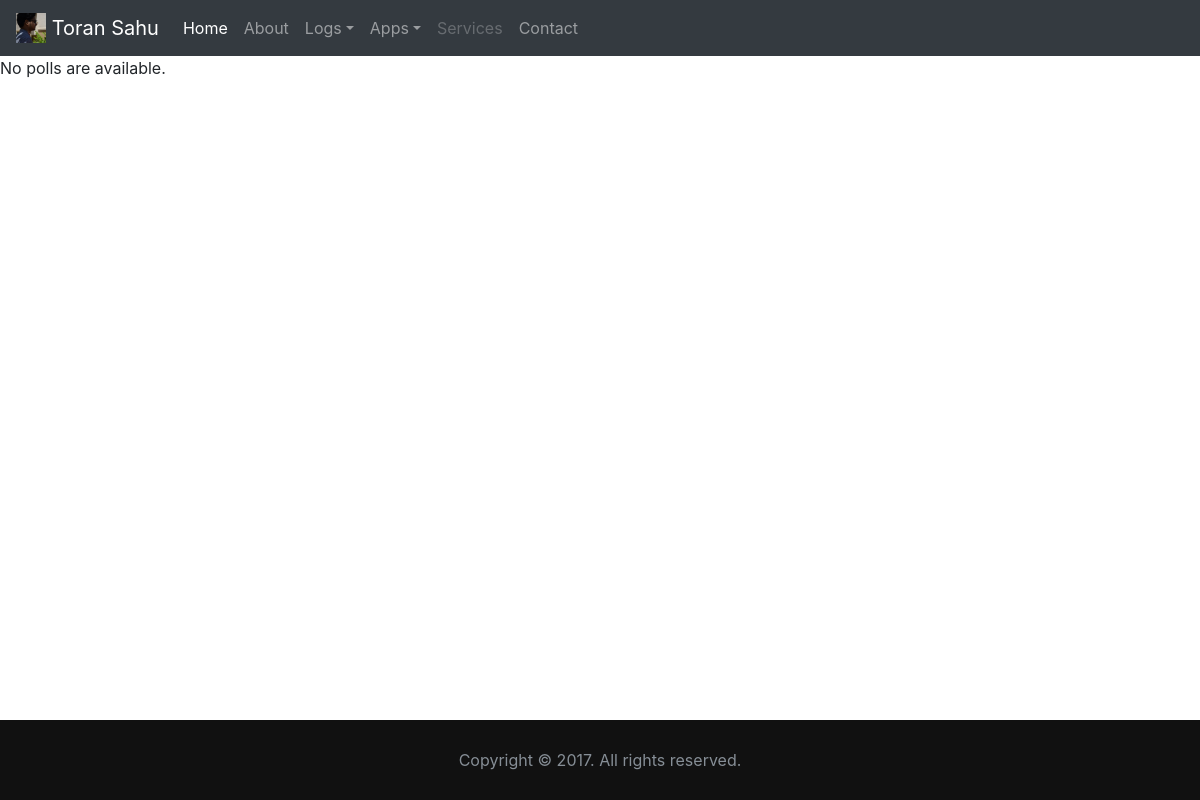
Before: /polls/ with the older database file.
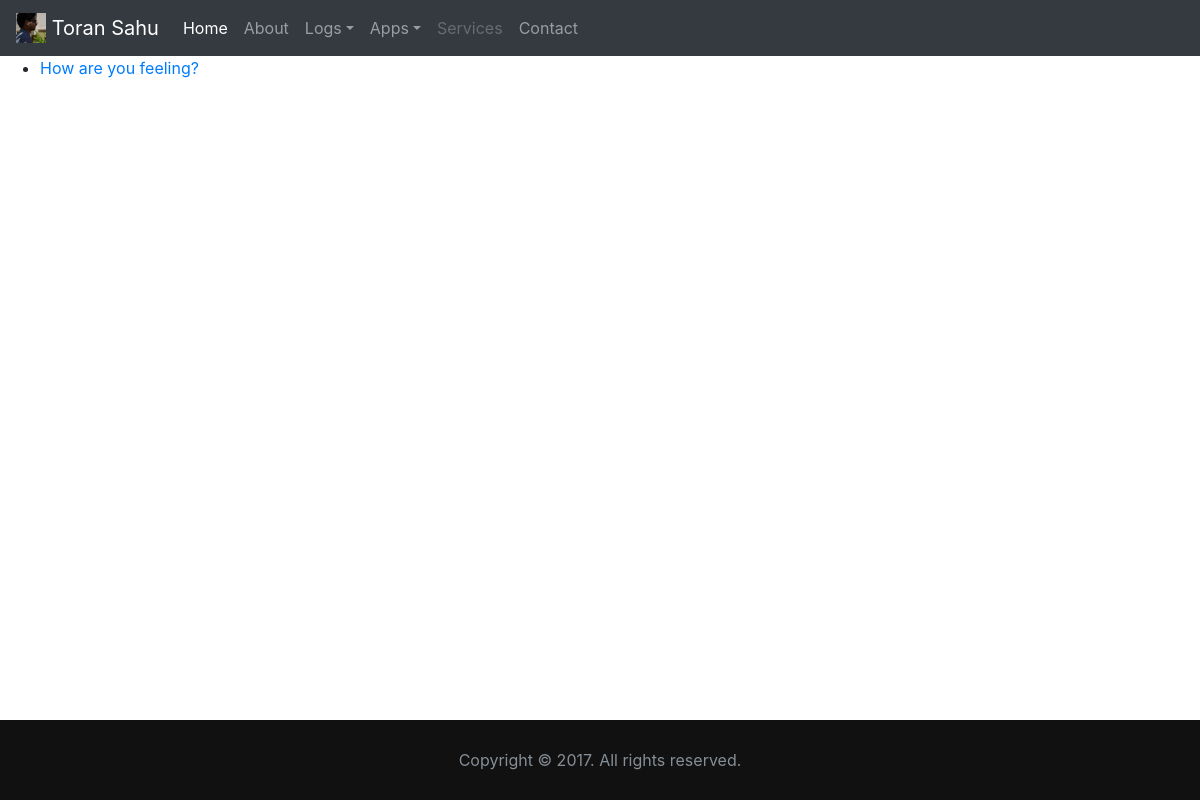
After: the same page with the newer database file.
### polls/models.py (models this page shows, shortened)
class Question(models.Model):
    question_text = models.CharField(max_length=200)
    pub_date = models.DateTimeField('date published')
    def was_published_recently(self):
        """
        #.1 was giving wrong result for future pub_date questions
        """
        """
        correctted by following
        """
        now = timezone.now()
        return now - datetime.timedelta(days=1) <= self.pub_date <= now
    was_published_recently.admin_order_field = 'pub_date' #will give option to sort questions based on pub_date, by clicking on column header
    was_published_recently.boolean = True #will show true/false icon
    was_published_recently.short_description = 'Published recently?' #will modify column header

### polls/views.py (the view)
class IndexView(generic.ListView):
    template_name='polls/index.html' #default variable
    context_object_name='latest_question_list' #default variable
    def get_queryset(self):
        """
        Return the last five published questions (not including those set to be
        published in the future).
        """
        return Question.objects.filter(pub_date__lte=timezone.now()).order_by('-pub_date')[:5]

### polls/templates/polls/index.html (shortened to what this page needs)
{% extends 'home/base.html' %}
{% load static %}
{% block content %}
{% if latest_question_list %}
    <ul>
    {% for question in latest_question_list %}
        <li><a href={% url 'polls:detail' question.id %}>{{ question.question_text }}</a></li>
    {% endfor %}
    </ul>
{% else %}
    <p>No polls are available.</p>
{% endif %}
{% endblock content %}

Changed rows visible on the page:
added Question: question_text "How are you feeling?"
Other visible differences:
text no longer shown: "No polls are available."
